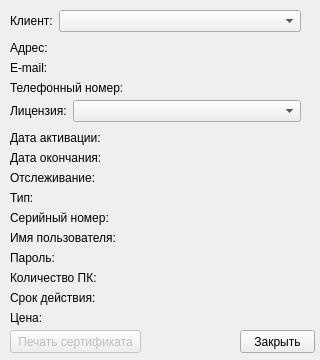
<?xml version="1.0" encoding="UTF-8"?>
<ui version="4.0">
 <class>ClientsDialog</class>
 <widget class="QDialog" name="ClientsDialog">
  <property name="geometry">
   <rect>
    <x>0</x>
    <y>0</y>
    <width>320</width>
    <height>360</height>
   </rect>
  </property>
  <property name="windowTitle">
   <string>Сведения о клиентах и лицензиях</string>
  </property>
  <property name="windowIcon">
   <iconset resource="Icons.qrc">
    <normaloff>:/images/favicon.ico</normaloff>:/images/favicon.ico</iconset>
  </property>
  <widget class="QWidget" name="layoutWidget">
   <property name="geometry">
    <rect>
     <x>10</x>
     <y>100</y>
     <width>291</width>
     <height>22</height>
    </rect>
   </property>
   <layout class="QFormLayout" name="licenseLayout">
    <item row="0" column="0">
     <widget class="QLabel" name="licenseLabel">
      <property name="text">
       <string>Лицензия:</string>
      </property>
     </widget>
    </item>
    <item row="0" column="1">
     <widget class="QComboBox" name="licenseComboBox"/>
    </item>
   </layout>
  </widget>
  <widget class="QLabel" name="addressLabel">
   <property name="geometry">
    <rect>
     <x>10</x>
     <y>40</y>
     <width>301</width>
     <height>16</height>
    </rect>
   </property>
   <property name="text">
    <string>Адрес:</string>
   </property>
  </widget>
  <widget class="QLabel" name="emailLabel">
   <property name="geometry">
    <rect>
     <x>10</x>
     <y>60</y>
     <width>301</width>
     <height>16</height>
    </rect>
   </property>
   <property name="text">
    <string>E-mail:</string>
   </property>
  </widget>
  <widget class="QLabel" name="phoneNumberLabel">
   <property name="geometry">
    <rect>
     <x>10</x>
     <y>80</y>
     <width>301</width>
     <height>16</height>
    </rect>
   </property>
   <property name="text">
    <string>Телефонный номер:</string>
   </property>
  </widget>
  <widget class="QLabel" name="activationDateLabel">
   <property name="geometry">
    <rect>
     <x>10</x>
     <y>130</y>
     <width>301</width>
     <height>16</height>
    </rect>
   </property>
   <property name="text">
    <string>Дата активации:</string>
   </property>
  </widget>
  <widget class="QLabel" name="expirationDateLabel">
   <property name="geometry">
    <rect>
     <x>10</x>
     <y>150</y>
     <width>301</width>
     <height>16</height>
    </rect>
   </property>
   <property name="text">
    <string>Дата окончания:</string>
   </property>
  </widget>
  <widget class="QLabel" name="trackLabel">
   <property name="geometry">
    <rect>
     <x>10</x>
     <y>170</y>
     <width>301</width>
     <height>16</height>
    </rect>
   </property>
   <property name="text">
    <string>Отслеживание:</string>
   </property>
  </widget>
  <widget class="QLabel" name="typeLabel">
   <property name="geometry">
    <rect>
     <x>10</x>
     <y>190</y>
     <width>301</width>
     <height>16</height>
    </rect>
   </property>
   <property name="text">
    <string>Тип:</string>
   </property>
  </widget>
  <widget class="QLabel" name="serialLabel">
   <property name="geometry">
    <rect>
     <x>10</x>
     <y>210</y>
     <width>301</width>
     <height>16</height>
    </rect>
   </property>
   <property name="text">
    <string>Серийный номер:</string>
   </property>
  </widget>
  <widget class="QLabel" name="usernameLabel">
   <property name="geometry">
    <rect>
     <x>10</x>
     <y>230</y>
     <width>301</width>
     <height>16</height>
    </rect>
   </property>
   <property name="text">
    <string>Имя пользователя:</string>
   </property>
  </widget>
  <widget class="QLabel" name="passwordLabel">
   <property name="geometry">
    <rect>
     <x>10</x>
     <y>250</y>
     <width>301</width>
     <height>16</height>
    </rect>
   </property>
   <property name="text">
    <string>Пароль:</string>
   </property>
  </widget>
  <widget class="QLabel" name="countLabel">
   <property name="geometry">
    <rect>
     <x>10</x>
     <y>270</y>
     <width>301</width>
     <height>16</height>
    </rect>
   </property>
   <property name="text">
    <string>Количество ПК:</string>
   </property>
  </widget>
  <widget class="QWidget" name="layoutWidget">
   <property name="geometry">
    <rect>
     <x>10</x>
     <y>10</y>
     <width>291</width>
     <height>22</height>
    </rect>
   </property>
   <layout class="QFormLayout" name="customerLayout">
    <item row="0" column="0">
     <widget class="QLabel" name="customerLabel">
      <property name="text">
       <string>Клиент:</string>
      </property>
     </widget>
    </item>
    <item row="0" column="1">
     <widget class="QComboBox" name="customerComboBox"/>
    </item>
   </layout>
  </widget>
  <widget class="QLabel" name="durationLabel">
   <property name="geometry">
    <rect>
     <x>10</x>
     <y>290</y>
     <width>301</width>
     <height>16</height>
    </rect>
   </property>
   <property name="text">
    <string>Срок действия:</string>
   </property>
  </widget>
  <widget class="QLabel" name="costLabel">
   <property name="geometry">
    <rect>
     <x>10</x>
     <y>310</y>
     <width>301</width>
     <height>16</height>
    </rect>
   </property>
   <property name="text">
    <string>Цена:</string>
   </property>
  </widget>
  <widget class="QPushButton" name="printBtn">
   <property name="enabled">
    <bool>false</bool>
   </property>
   <property name="geometry">
    <rect>
     <x>10</x>
     <y>330</y>
     <width>131</width>
     <height>23</height>
    </rect>
   </property>
   <property name="text">
    <string>Печать сертификата</string>
   </property>
  </widget>
  <widget class="QPushButton" name="closeBtn">
   <property name="geometry">
    <rect>
     <x>240</x>
     <y>330</y>
     <width>75</width>
     <height>23</height>
    </rect>
   </property>
   <property name="text">
    <string>Закрыть</string>
   </property>
  </widget>
 </widget>
 <resources>
  <include location="Icons.qrc"/>
 </resources>
 <connections/>
</ui>
